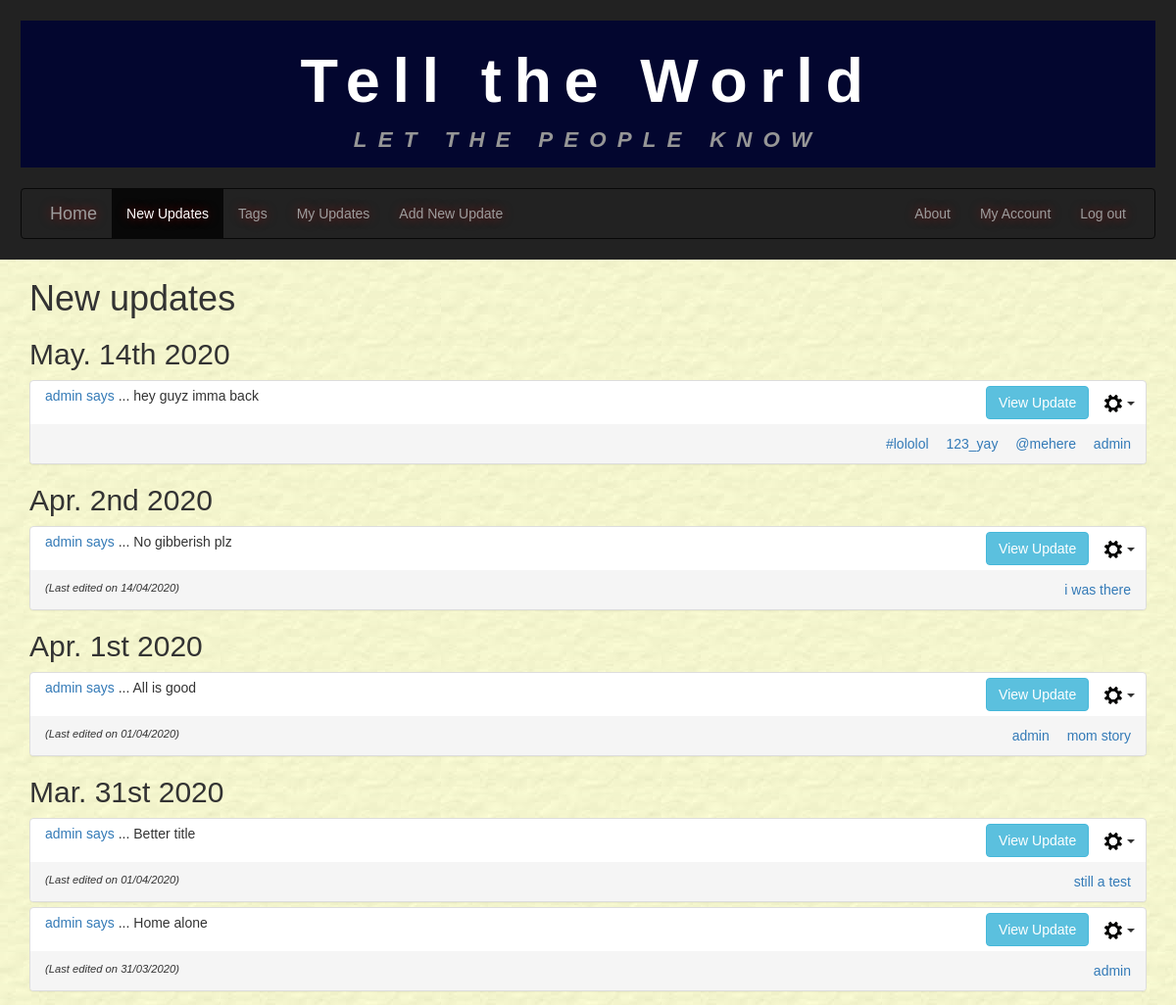
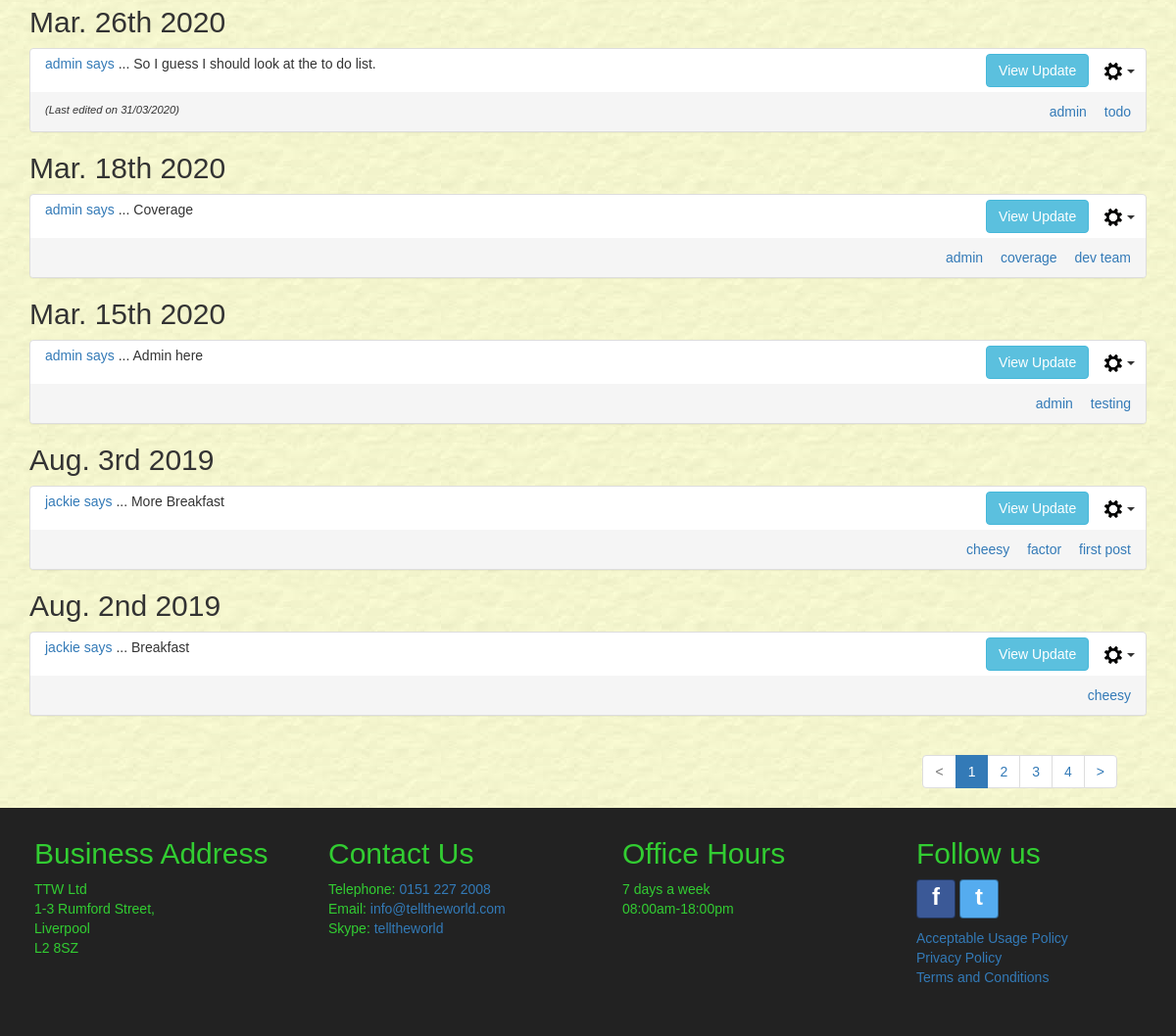
/newupdates/ (signed in), run on an earlier commit of the app's database (2 pictures, top to bottom).
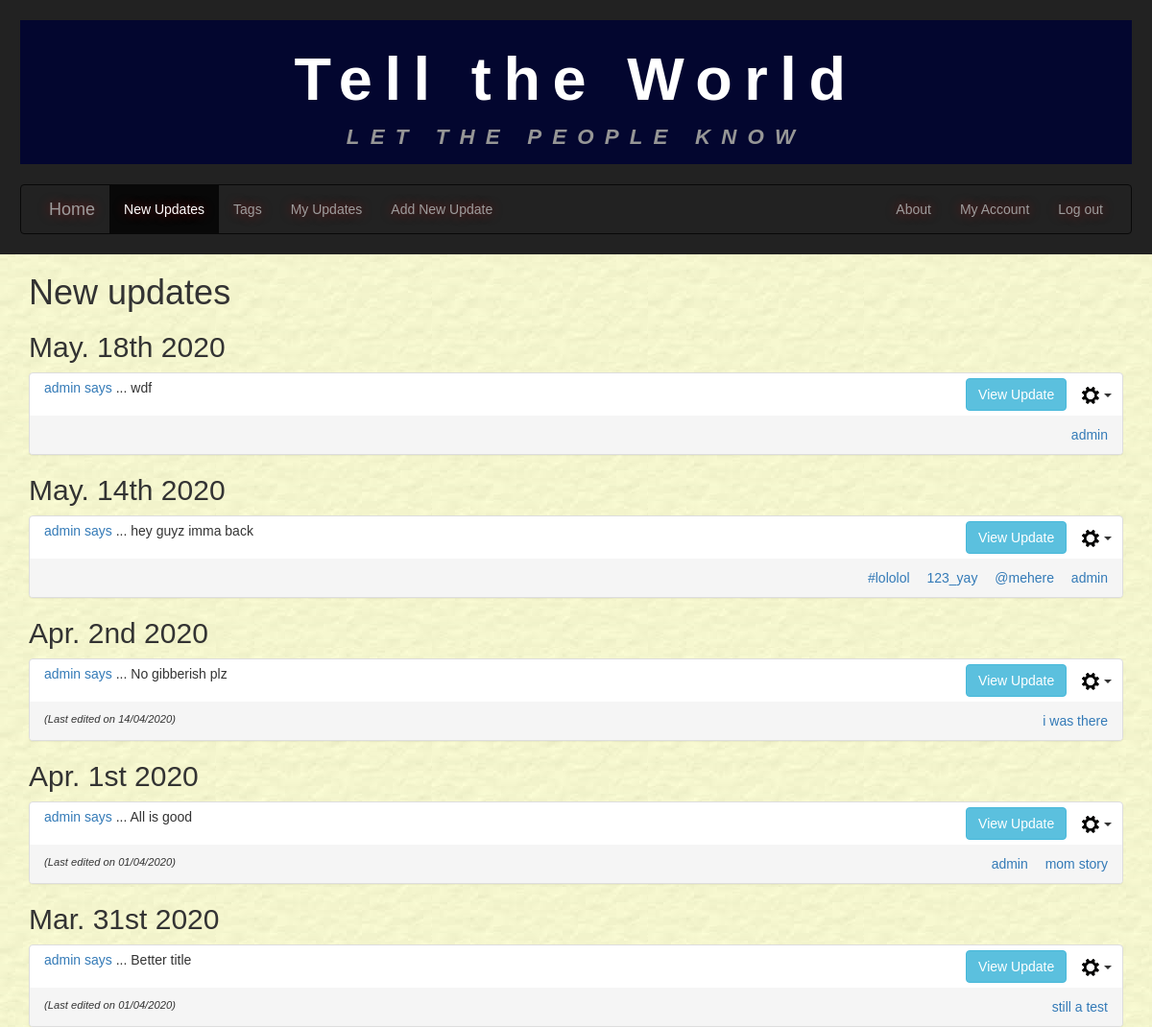
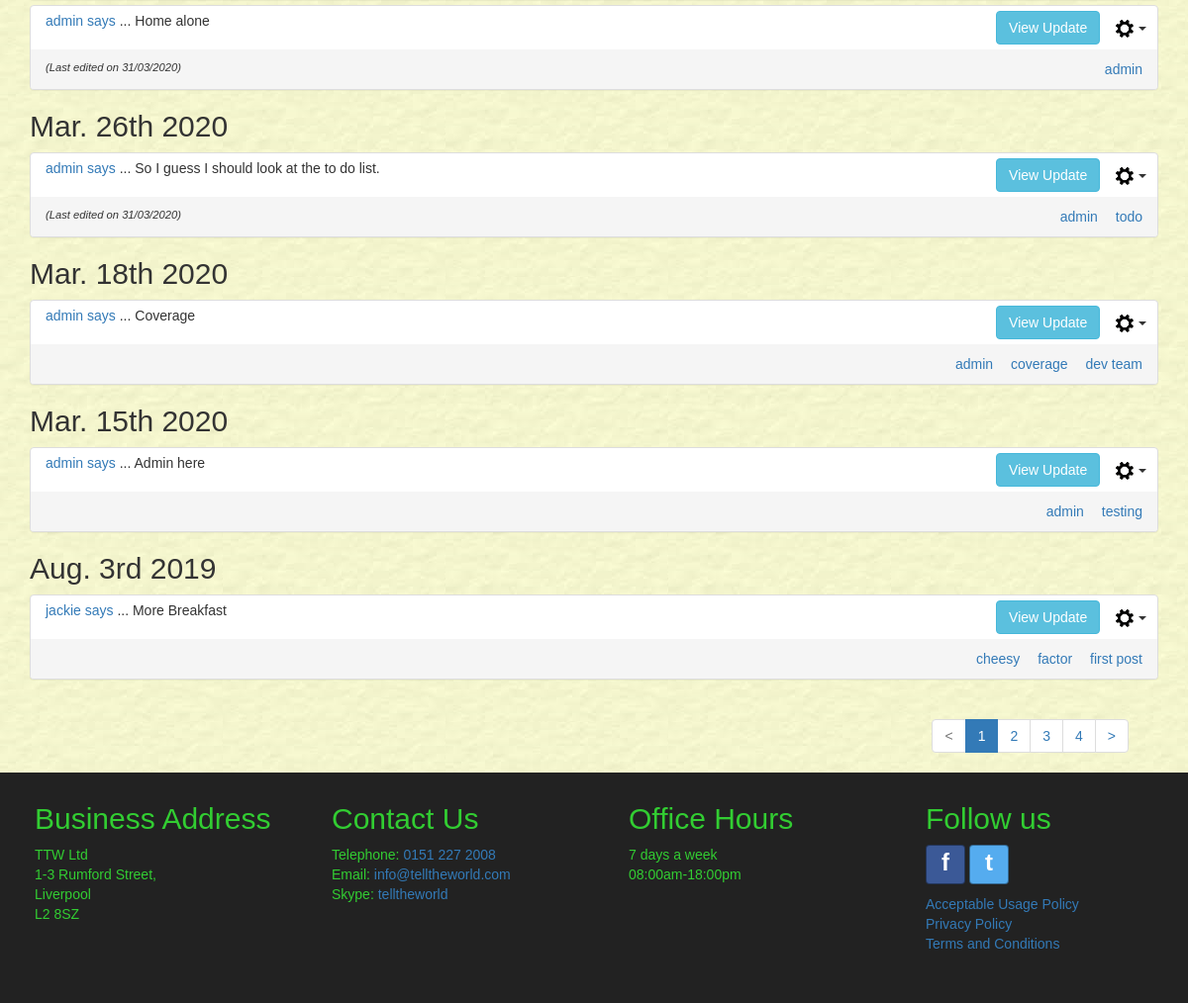
And on a later commit of the database (2 pictures, top to bottom).
### tellings/models.py (models this page shows, shortened)
class UserPost(models.Model):
    postID = models.AutoField(primary_key=True, db_column='postID')
    user = models.ForeignKey(settings.AUTH_USER_MODEL, on_delete=models.CASCADE,
                             db_column='user')
    dateOfPost = models.DateTimeField()
    postTitle = models.CharField(max_length=35)
    postText = models.CharField(max_length=255)
    dateOfEdit = models.DateTimeField(null=True, blank=True)
    @property
    def post_tags(self):
        tagmaps = Tagmap.objects.filter(postID=self.postID)
        tagList = sorted([tag.tagID.tagName for tag in tagmaps])
        return tagList
    class Meta:
        verbose_name = "UserPost"
        verbose_name_plural = "UserPosts"

class Tag(models.Model):
    tagID = models.AutoField(primary_key=True, db_column='tagID')
    tagName = models.CharField(max_length=15)
    class Meta:
        ordering = ['tagName']
        verbose_name = "Tag"
        verbose_name_plural = "Tags"

### tellings/views.py (the view, shortened to what this page needs)
# urls.py: path('newupdates/', NewUpdatesListView.as_view(), name='newupdates'),
class NewUpdatesListView(LoginRequiredMixin, generic.ListView):
    model = UserPost
    template_name = "tellings/newupdates_list.html"
    paginate_by = 10
    http_method_names = ['get']
    def blockedUsers(self):
        current_user = self.request.user
        blockedUsers = BlockedUser.objects.filter(blockedBy=current_user)
        return [blocked.blockedUser for blocked in blockedUsers]
    def userBlockedBy(self):
        current_user = self.request.user
        blockedBy = BlockedUser.objects.filter(blockedUser=current_user)
        return [blocked.blockedBy for blocked in blockedBy]
    def hiddenPosts(self):
        current_user = self.request.user
        hiddenPosts = HiddenPost.objects.filter(hideFrom=current_user)
        return [hidden.postID.postID for hidden in hiddenPosts]
    def posts_filtered_by_blocked(self):
        blockedUsers = self.blockedUsers()
        blockedBy = self.userBlockedBy()
        blockedList = list(set().union(blockedUsers, blockedBy))
        hiddenPosts = self.hiddenPosts()
        if blockedList:
            return UserPost.objects.exclude(user__in=blockedList).exclude(postID__in=hiddenPosts).order_by('-dateOfPost')
        else:
            return UserPost.objects.exclude(postID__in=hiddenPosts).order_by('-dateOfPost')
    def get_queryset(self):
        tagName_val = False
        username_val = False
        if 'tagName' in self.request.GET:
            tagName_val = self.request.GET.get('tagName', False)
            if not Tag.objects.filter(tagName=tagName_val).exists():
                return self.posts_filtered_by_blocked()
        if tagName_val:
            tag = Tag.objects.get(tagName=tagName_val)
            tagmaps = Tagmap.objects.filter(tagID=tag)
            postList = [tm.postID.postID for tm in tagmaps]
            filteredPosts = self.posts_filtered_by_blocked()
            if username_val:
                return filteredPosts.filter(postID__in=postList, user=user_id).order_by('-dateOfPost')
            else:
                return filteredPosts.filter(postID__in=postList).order_by('-dateOfPost')
        elif username_val:
            hiddenPosts = self.hiddenPosts()
            return UserPost.objects.filter(user=user_id).exclude(postID__in=hiddenPosts).order_by('-dateOfPost')
        else:
            return self.posts_filtered_by_blocked()
    def get_context_data(self, **kwargs):
        context = super(NewUpdatesListView, self).get_context_data(**kwargs)
        current_username = self.request.user.username
        if 'tagName' in self.request.GET:
            context['tagName'] = self.request.GET.get('tagName', '')
        if 'userName' in self.request.GET:
            context['userName'] = self.request.GET.get('userName', '')
        context['current_username'] = current_username
        return context

### tellings/templatetags/my_tags.py (called while the page is built)
@register.simple_tag(takes_context=True)
def param_replace(context, **kwargs):
    d = context['request'].GET.copy()
    for k, v in kwargs.items():
        d[k] = v
    for k in [k for k, v in d.items() if not v]:
        del d[k]
    return d.urlencode()

### tellings/templates/tellings/newupdates_list.html (shortened to what this page needs)
{% extends 'tellings/base.html' %}
{% block content %}
  <div class="container-fluid main-content">
    <main class="container allUserUpdates" id="userUpdates">
      <header>
        <h1>New updates</h1>
      </header>
      {% if userpost_list %}
      {% load static %}
      {% regroup userpost_list by dateOfPost|date:"M. jS Y" as ordered_post_list  %}
      {% for mypost in ordered_post_list %}
      <article>
        <h2>{{ mypost.grouper }}</h2>
        <div class="panel-group">
        {% for item in mypost.list %}
          <div class="panel panel-default" id="panel_post_{{ item.postID }}">
            <div class="panel-header">
              <div class="col-sm-8 panel-postTitle">
                <p><a href="{% url 'tellings:newupdates' %}?userName={{ item.user }}" name="{{ item.user }}">
                    {{ item.user }} says</a> ... <span id="postTitle_{{ item.postID }}">{{ item.postTitle }}</span></p>
              </div>
              <div class="col-sm-4 align-panel-text-right">
                <button class="btn btn-info collapse_btn" data-toggle="collapse" data-target="#collapse{{ item.postID }}">View Update</button>
                {% if current_username %}
                  {% if item.user.username == current_username %}
                  <div class="btn-group">
                    <button type="button" class="btn dropdown-toggle post-cog-btn" data-toggle="dropdown" aria-haspopup="true" aria-expanded="false">
                      <img src="{% static 'tellings/imgs/settings_cog.png' %}" alt="">
                      <span class = "caret"></span>
                    </button>
                  </div>
                  {% else %}
                  <div class="btn-group">
                    <button type="button" class="btn dropdown-toggle post-cog-btn" data-toggle="dropdown" aria-haspopup="true" aria-expanded="false">
                      <img src="{% static 'tellings/imgs/settings_cog.png' %}" alt="">
                      <span class = "caret"></span>
                    </button>
                  </div>
                  {% endif %}
                {% endif %}
              </div>
            </div>
            <div class="panel-footer align_between">
              <span class="align-panel-footer-text-left last-edited-text">
                {% if item.dateOfEdit %}
                (Last edited on {{ item.dateOfEdit|date:"d/m/Y" }})
                {% else %}
                &nbsp;
                {% endif %}
              </span>
              <span class="align-panel-footer-text-right">
                {% for tag in item.post_tags %}
                <a class="tagLink" href="{% url 'tellings:newupdates' %}?tagName={{ tag }}" name="{{ tag }}">{{ tag }}</a>
                {% endfor %}
              </span>
            </div>
          </div>
        {% endfor %}
        </div>
      </article>
      {% endfor %}
      {% else %}
      <div class="row white-inner-container">
        <p>No results found.</p>
      </div>
      {% endif %}
    </main>
  </div>
{% endblock %}

What changed in the data, as far as the page shows it:
no longer on this page (row unchanged): UserPost: user "jackie", postTitle "Breakfast", post_tags "cheesy", shown under "Aug. 2nd 2019"
added UserPost: user "admin", postTitle "wdf", post_tags "admin", shown under "May. 18th 2020"
Also different on the page:
new list line: "May. 18th 2020"
list line gone: "Aug. 2nd 2019"
